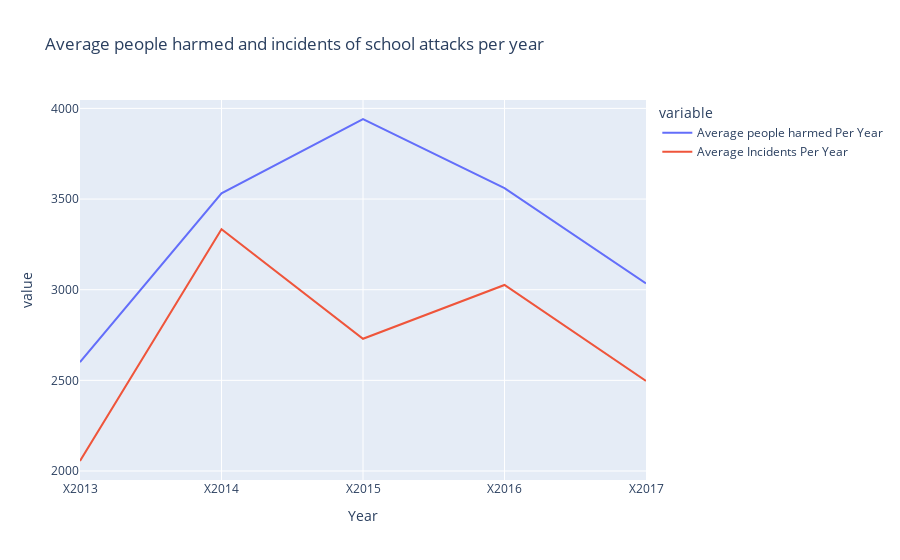

Notebook code cell kept with this figure:
### Code cell
fig = px.line(YearFinaldf, y=['Average people harmed Per Year', 'Average Incidents Per Year'], title="Average people harmed and incidents of school attacks per year")
fig.show()

### Figure 1 — Plotly figure (JSON) as saved in the notebook; plotly's stock layout.template omitted (floating-point values rounded to 4 significant figures)
{"data": [{"hovertemplate": "variable=Average people harmed Per Year<br>Year=%{x}<br>value=%{y}<extra></extra>", "legendgroup": "Average people harmed Per Year", "line": {"color": "#636efa", "dash": "solid"}, "mode": "lines", "name": "Average people harmed Per Year", "orientation": "v", "showlegend": true, "type": "scatter", "x": ["X2013", "X2014", "X2015", "X2016", "X2017"], "xaxis": "x", "y": [2600.0, 3532.0, 3942.0, 3560.0, 3035], "yaxis": "y"}, {"hovertemplate": "variable=Average Incidents Per Year<br>Year=%{x}<br>value=%{y}<extra></extra>", "legendgroup": "Average Incidents Per Year", "line": {"color": "#EF553B", "dash": "solid"}, "mode": "lines", "name": "Average Incidents Per Year", "orientation": "v", "showlegend": true, "type": "scatter", "x": ["X2013", "X2014", "X2015", "X2016", "X2017"], "xaxis": "x", "y": [2055.0, 3334.0, 2729.0, 3026.0, 2497.0], "yaxis": "y"}], "layout": {"legend": {"title": {"text": "variable"}, "tracegroupgap": 0}, "title": {"text": "Average people harmed and incidents of school attacks per year"}, "xaxis": {"anchor": "y", "domain": [0, 1], "title": {"text": "Year"}}, "yaxis": {"anchor": "x", "domain": [0, 1], "title": {"text": "value"}}}}
